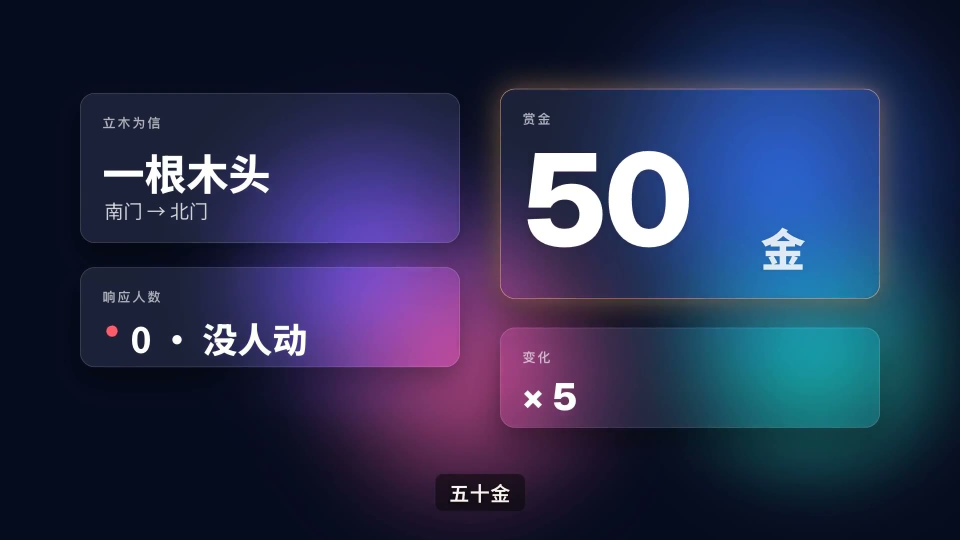
#> input picture skills/vibe-knowledge/styles/aurora/still.jpg, 1920 x 1080 px (shown at 1/2 size)
$ python stitch_scroll.py ../styles/aurora/still.jpg ../styles/aurora/still.jpg ../styles/aurora/still.jpg
#> lines starting #> are read from the running program, lines starting #| are printed output that depends on the picture
#!/usr/bin/env python3
"""长卷：把几段 16:9 生图从右往左羽化拼成一整条横卷（generate_image 最宽只有 16:9）。
用法：python3 stitch_scroll.py <输出.jpg> <最右段.png> <中段.png> [<最左段.png> …] [--overlap 160] [--h 1080]
- 参数顺序 = 卷轴读的顺序（中国长卷从右往左读）：第 1 张放最右，后面每张接在上一张左边。
- 每张先按高度缩放到 --h；相邻两张重叠 --overlap 像素，重叠区按横向线性透明度渐变混合。
- 生图时第 2、3 段把上一段作为 generate_image 的 input 续画（「continue the scene to the left」），拼缝才接得上；拼完先看拼缝。
- 打印输出宽度，film.js 里卷宽 W 用这个数。"""
import sys

import numpy as np
from PIL import Image


def arg(n, d):
    if n in sys.argv:
        i = sys.argv.index(n)
        v = sys.argv[i + 1]
        del sys.argv[i:i + 2]
        return v
    return d


ov, H = int(arg("--overlap", "160")), int(arg("--h", "1080"))
if len(sys.argv) < 4:
    sys.exit(__doc__)
out, srcs = sys.argv[1], sys.argv[2:]
panels = []
for p in srcs:
    im = Image.open(p).convert("RGB")
#> im is the input picture: PIL image 1920x1080 RGB; mean R, G, B 40.1, 47.2, 80.5
    panels.append(np.asarray(im.resize((round(im.width * H / im.height), H), Image.LANCZOS), np.float32))
if any(p.shape[1] <= 2 * ov for p in panels):
    sys.exit(f"--overlap {ov} 太大：每段缩放后宽度要大于 {2 * ov}")

# 从最左段开始往右接：canvas 的右边缘重叠区跟下一段（更靠右）的左边缘混合
canvas = panels[-1]
ramp = np.linspace(0, 1, ov, dtype=np.float32)[None, :, None]  # 0 = 全是左边那张，1 = 全是右边那张
for right in reversed(panels[:-1]):
    blend = canvas[:, -ov:] * (1 - ramp) + right[:, :ov] * ramp
    canvas = np.concatenate([canvas[:, :-ov], blend, right[:, ov:]], axis=1)
#> this loop made 1 pass
#> pass 1, `blend = canvas[:, -ov:] * (1 - ramp) + right[:, :ov] * ramp`:
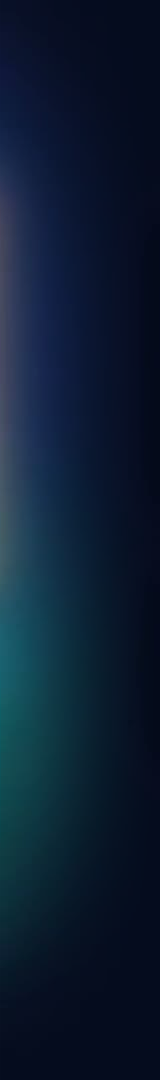
#> blend: shape (1080, 160, 3) float32; mean R, G, B 13.3, 29.5, 50.2
#> pass 1, `canvas = np.concatenate([canvas[:, :-ov], blend, right[:, ov:]], axis=1)`:
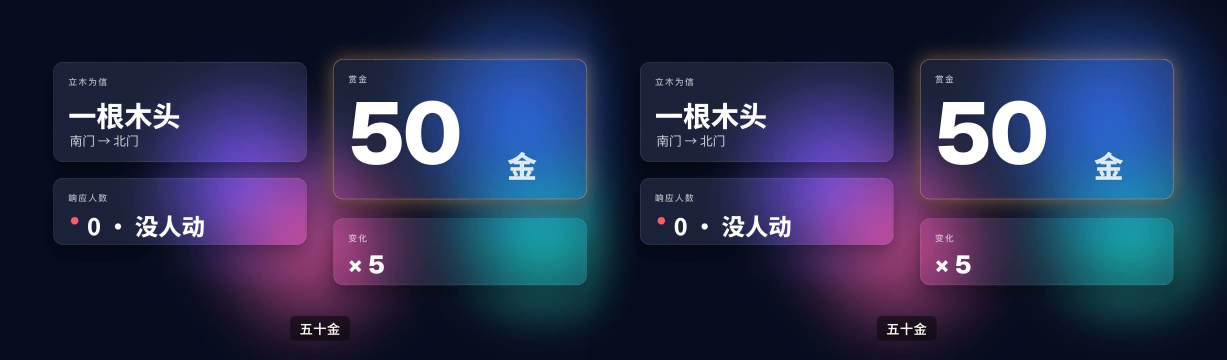
#> canvas: shape (1080, 3680, 3) float32 (shown at 1/3 size); mean R, G, B 41, 48.7, 82.1

Image.fromarray(canvas.clip(0, 255).astype(np.uint8)).save(out, quality=92)
print(canvas.shape[1])
#| 3680
